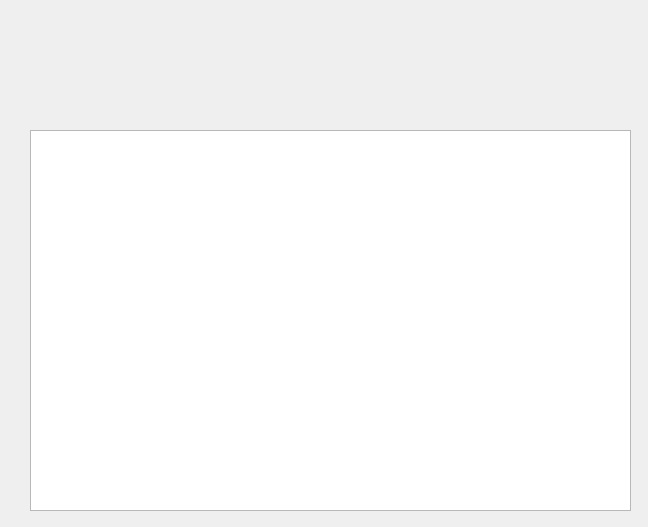
<?xml version="1.0" encoding="UTF-8"?>
<ui version="4.0">
 <class>SalvadosDialog</class>
 <widget class="QDialog" name="SalvadosDialog">
  <property name="geometry">
   <rect>
    <x>0</x>
    <y>0</y>
    <width>648</width>
    <height>527</height>
   </rect>
  </property>
  <property name="windowTitle">
   <string>Dialog</string>
  </property>
  <widget class="QTextEdit" name="textEdit">
   <property name="geometry">
    <rect>
     <x>30</x>
     <y>130</y>
     <width>601</width>
     <height>381</height>
    </rect>
   </property>
  </widget>
 </widget>
 <resources/>
 <connections/>
</ui>
